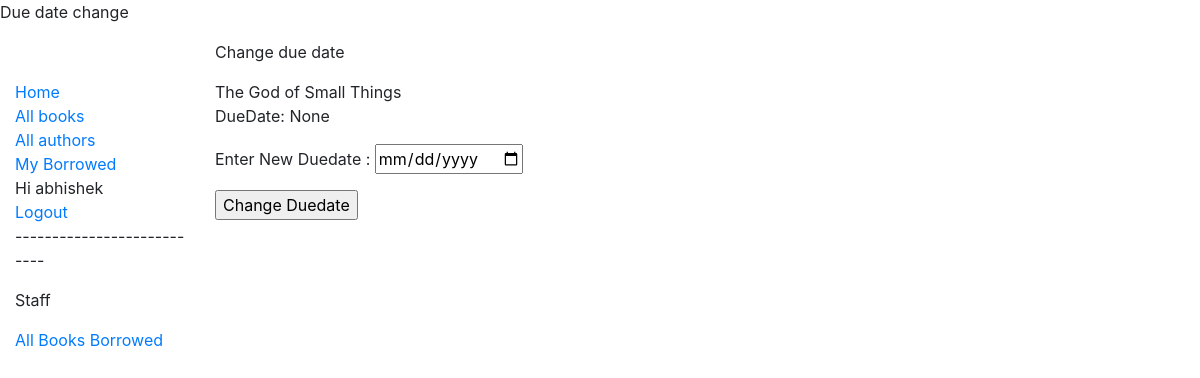
The app's page /catalog/renew/94332a7b-065c-4619-9cb4-7c23c958959b (signed in), older data.
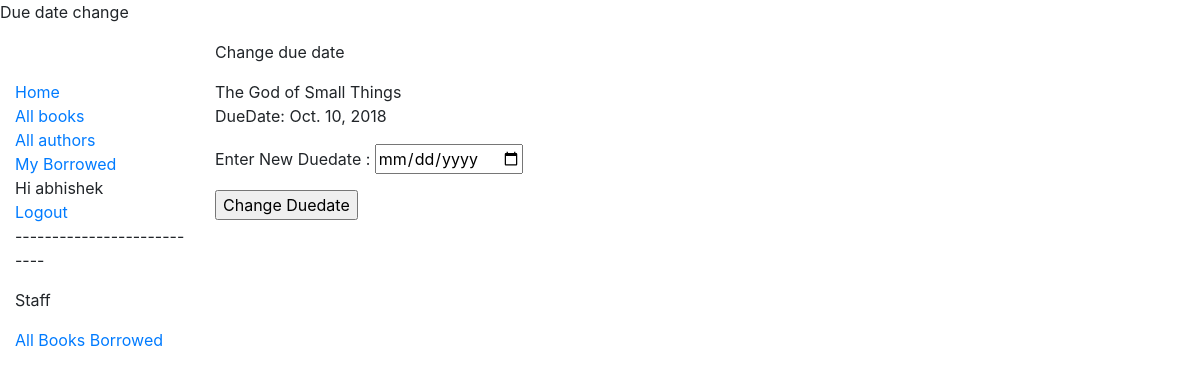
The same page, newer data.
### catalog/models.py (models this page shows, shortened)
class BookInstance(models.Model):
	borrower=models.ForeignKey(User, on_delete=models.SET_NULL, null=True, blank=True)
	book=models.ForeignKey(Book, on_delete=models.CASCADE)
	id=models.UUIDField(primary_key=True, default=uuid.uuid4, help_text="unique id for this book across whole library")
	imprint=models.CharField(max_length=200)
	loan_status=(('m',"maintenance"),('o',"On Loan"),('r',"reserved"),('a',"available"))
	due_back=models.DateField(null=True , blank=True)
	status=models.CharField(max_length=1,choices=loan_status,blank=False,help_text="Book availability",default="m")
	class Meta:
		permissions=(("can_mark_returned","set book as returned"),)
	def __str__(self):
	    return (self.book.title)

class Book(models.Model):
	title=models.CharField(max_length=60)
	author=models.ForeignKey('Author',on_delete=models.CASCADE,help_text="Enter name of the author")
	summary=models.TextField(max_length=100,help_text="Enter description of the book")
	isbn=models.CharField('ISBN' ,max_length=13,help_text="13 character number <a href=https://www.isbn-international.org/content/what-isbn>what is ISBN number</a>")
	genre=models.ManyToManyField(Genre, help_text="Select Genre for this book ")
	def display_genre(self):
		return ','.join(genre.name for genre in self.genre.all()[:3])
	display_genre.short_description='Genre'

### catalog/views.py (the view)
# urls.py: url(r'^renew/(?P<pk>.+)',views.ChangeDueBackDetailView.as_view(),name="change_dueback"),
class ChangeDueBackDetailView(PermissionRequiredMixin,generic.DetailView):
	model="BookInstance"
	permission_required="catalog.can_mark_returned"
	context_object_name="bookinstance_list"
	queryset=BookInstance.objects.all()
	template_name="catalog/change_due_back_detail.html"

### catalog/templates/catalog/change_due_back_detail.html (shortened to what this page needs)
<p>Due date change</p>
{% extends "catalog/base_generic.html" %}
{% block content %}
<p>Change due date </p>
{{bookinstance_list}}
<p>DueDate: {{bookinstance_list.due_back}}</p>
	<form method="POST" action="{% url 'duedate_changed' bookinstance_list.id %}">
		<p>Enter New Duedate : <input type="date" name="duedate" ></p>
		<input type="submit" value="Change Duedate">
	</form>
{% endblock %}

Row changes from the older to the newer data that the page shows:
changed BookInstance "The God of Small Things": due_back "None" → "Oct. 10, 2018"
